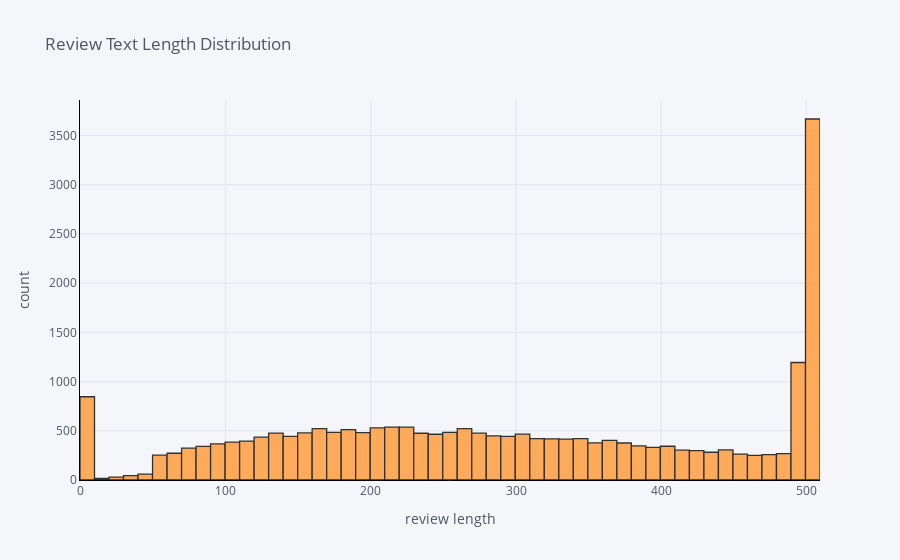

Notebook code cell kept with this figure:
### Markdown cell above
# text lenghts

### Code cell
df['review_len'].iplot(
    kind='hist',
    bins=100,
    xTitle='review length',
    linecolor='black',
    yTitle='count',
    title='Review Text Length Distribution')

### Figure 1 — Plotly figure (JSON) as saved in the notebook; plotly's stock layout.template omitted (floating-point values rounded to 4 significant figures; data arrays with more than 128 entries replaced by an {"elided": "..."} marker saying what was removed)
{"data": [{"histfunc": "count", "histnorm": "", "marker": {"color": "rgba(255, 153, 51, 1.0)", "line": {"color": "#000000", "width": 1.3}}, "name": "review_len", "nbinsx": 100, "opacity": 0.8, "orientation": "v", "type": "histogram", "x": {"elided": "23486 int values"}}], "layout": {"barmode": "overlay", "legend": {"bgcolor": "#F5F6F9", "font": {"color": "#4D5663"}}, "paper_bgcolor": "#F5F6F9", "plot_bgcolor": "#F5F6F9", "title": {"font": {"color": "#4D5663"}, "text": "Review Text Length Distribution"}, "xaxis": {"gridcolor": "#E1E5ED", "linecolor": "black", "showgrid": true, "tickfont": {"color": "#4D5663"}, "title": {"font": {"color": "#4D5663"}, "text": "review length"}, "zerolinecolor": "#E1E5ED"}, "yaxis": {"gridcolor": "#E1E5ED", "linecolor": "black", "showgrid": true, "tickfont": {"color": "#4D5663"}, "title": {"font": {"color": "#4D5663"}, "text": "count"}, "zerolinecolor": "#E1E5ED"}}}
